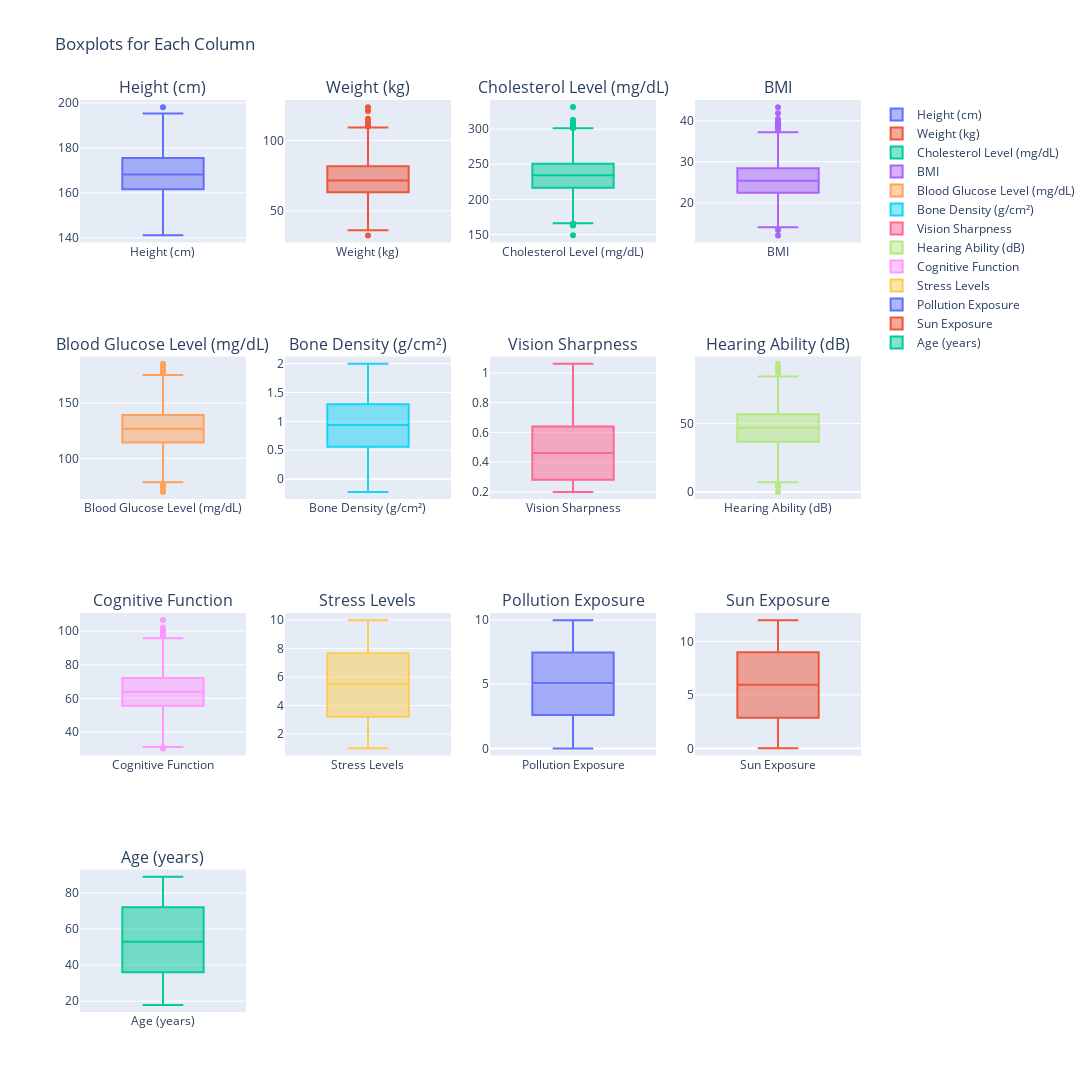

Notebook code for this chart:
### Markdown cell above
Now for checking the ouliers in the numeric columns of the dataset, I have printed the boxplot For each Column, So that the ouliers are now visible to us.

### Code cell
# Create a subplot grid
fig = make_subplots(rows=4, cols=4, subplot_titles=df_numeric.columns)

# Add a boxplot for each column in the grid
for i, col in enumerate(df_numeric.columns):
    row = (i // 4) + 1  # Row index (starting from 1)
    col_pos = (i % 4) + 1  # Column index (starting from 1)
    
    fig.add_trace(
        go.Box(y=df_numeric[col], name=col),
        row=row, col=col_pos
    )

# Update layout
fig.update_layout(height=1400, width=1400, title_text="Boxplots for Each Column")

# Show the plot
fig.show()

### Figure 1 — Plotly figure (JSON) as saved in the notebook; plotly's stock layout.template omitted (floating-point values rounded to 4 significant figures; data arrays with more than 128 entries replaced by an {"elided": "..."} marker saying what was removed)
{"data": [{"name": "Height (cm)", "type": "box", "xaxis": "x", "y": {"elided": "3000 float values"}, "yaxis": "y"}, {"name": "Weight (kg)", "type": "box", "xaxis": "x2", "y": {"elided": "3000 float values"}, "yaxis": "y2"}, {"name": "Cholesterol Level (mg/dL)", "type": "box", "xaxis": "x3", "y": {"elided": "3000 float values"}, "yaxis": "y3"}, {"name": "BMI", "type": "box", "xaxis": "x4", "y": {"elided": "3000 float values"}, "yaxis": "y4"}, {"name": "Blood Glucose Level (mg/dL)", "type": "box", "xaxis": "x5", "y": {"elided": "3000 float values"}, "yaxis": "y5"}, {"name": "Bone Density (g/cm²)", "type": "box", "xaxis": "x6", "y": {"elided": "3000 float values"}, "yaxis": "y6"}, {"name": "Vision Sharpness", "type": "box", "xaxis": "x7", "y": {"elided": "3000 float values"}, "yaxis": "y7"}, {"name": "Hearing Ability (dB)", "type": "box", "xaxis": "x8", "y": {"elided": "3000 float values"}, "yaxis": "y8"}, {"name": "Cognitive Function", "type": "box", "xaxis": "x9", "y": {"elided": "3000 float values"}, "yaxis": "y9"}, {"name": "Stress Levels", "type": "box", "xaxis": "x10", "y": {"elided": "3000 float values"}, "yaxis": "y10"}, {"name": "Pollution Exposure", "type": "box", "xaxis": "x11", "y": {"elided": "3000 float values"}, "yaxis": "y11"}, {"name": "Sun Exposure", "type": "box", "xaxis": "x12", "y": {"elided": "3000 float values"}, "yaxis": "y12"}, {"name": "Age (years)", "type": "box", "xaxis": "x13", "y": {"elided": "3000 int values"}, "yaxis": "y13"}], "layout": {"annotations": [{"font": {"size": 16}, "showarrow": false, "text": "Height (cm)", "x": 0.1062, "xanchor": "center", "xref": "paper", "y": 1, "yanchor": "bottom", "yref": "paper"}, {"font": {"size": 16}, "showarrow": false, "text": "Weight (kg)", "x": 0.3688, "xanchor": "center", "xref": "paper", "y": 1, "yanchor": "bottom", "yref": "paper"}, {"font": {"size": 16}, "showarrow": false, "text": "Cholesterol Level (mg/dL)", "x": 0.6313, "xanchor": "center", "xref": "paper", "y": 1, "yanchor": "bottom", "yref": "paper"}, {"font": {"size": 16}, "showarrow": false, "text": "BMI", "x": 0.8938, "xanchor": "center", "xref": "paper", "y": 1, "yanchor": "bottom", "yref": "paper"}, {"font": {"size": 16}, "showarrow": false, "text": "Blood Glucose Level (mg/dL)", "x": 0.1062, "xanchor": "center", "xref": "paper", "y": 0.7188, "yanchor": "bottom", "yref": "paper"}, {"font": {"size": 16}, "showarrow": false, "text": "Bone Density (g/cm²)", "x": 0.3688, "xanchor": "center", "xref": "paper", "y": 0.7188, "yanchor": "bottom", "yref": "paper"}, {"font": {"size": 16}, "showarrow": false, "text": "Vision Sharpness", "x": 0.6313, "xanchor": "center", "xref": "paper", "y": 0.7188, "yanchor": "bottom", "yref": "paper"}, {"font": {"size": 16}, "showarrow": false, "text": "Hearing Ability (dB)", "x": 0.8938, "xanchor": "center", "xref": "paper", "y": 0.7188, "yanchor": "bottom", "yref": "paper"}, {"font": {"size": 16}, "showarrow": false, "text": "Cognitive Function", "x": 0.1062, "xanchor": "center", "xref": "paper", "y": 0.4375, "yanchor": "bottom", "yref": "paper"}, {"font": {"size": 16}, "showarrow": false, "text": "Stress Levels", "x": 0.3688, "xanchor": "center", "xref": "paper", "y": 0.4375, "yanchor": "bottom", "yref": "paper"}, {"font": {"size": 16}, "showarrow": false, "text": "Pollution Exposure", "x": 0.6313, "xanchor": "center", "xref": "paper", "y": 0.4375, "yanchor": "bottom", "yref": "paper"}, {"font": {"size": 16}, "showarrow": false, "text": "Sun Exposure", "x": 0.8938, "xanchor": "center", "xref": "paper", "y": 0.4375, "yanchor": "bottom", "yref": "paper"}, {"font": {"size": 16}, "showarrow": false, "text": "Age (years)", "x": 0.1062, "xanchor": "center", "xref": "paper", "y": 0.1562, "yanchor": "bottom", "yref": "paper"}], "height": 1400, "title": {"text": "Boxplots for Each Column"}, "width": 1400, "xaxis": {"anchor": "y", "domain": [0, 0.2125]}, "xaxis10": {"anchor": "y10", "domain": [0.2625, 0.475]}, "xaxis11": {"anchor": "y11", "domain": [0.525, 0.7375]}, "xaxis12": {"anchor": "y12", "domain": [0.7875, 1]}, "xaxis13": {"anchor": "y13", "domain": [0, 0.2125]}, "xaxis14": {"anchor": "y14", "domain": [0.2625, 0.475]}, "xaxis15": {"anchor": "y15", "domain": [0.525, 0.7375]}, "xaxis16": {"anchor": "y16", "domain": [0.7875, 1]}, "xaxis2": {"anchor": "y2", "domain": [0.2625, 0.475]}, "xaxis3": {"anchor": "y3", "domain": [0.525, 0.7375]}, "xaxis4": {"anchor": "y4", "domain": [0.7875, 1]}, "xaxis5": {"anchor": "y5", "domain": [0, 0.2125]}, "xaxis6": {"anchor": "y6", "domain": [0.2625, 0.475]}, "xaxis7": {"anchor": "y7", "domain": [0.525, 0.7375]}, "xaxis8": {"anchor": "y8", "domain": [0.7875, 1]}, "xaxis9": {"anchor": "y9", "domain": [0, 0.2125]}, "yaxis": {"anchor": "x", "domain": [0.8438, 1]}, "yaxis10": {"anchor": "x10", "domain": [0.2812, 0.4375]}, "yaxis11": {"anchor": "x11", "domain": [0.2812, 0.4375]}, "yaxis12": {"anchor": "x12", "domain": [0.2812, 0.4375]}, "yaxis13": {"anchor": "x13", "domain": [0, 0.1562]}, "yaxis14": {"anchor": "x14", "domain": [0, 0.1562]}, "yaxis15": {"anchor": "x15", "domain": [0, 0.1562]}, "yaxis16": {"anchor": "x16", "domain": [0, 0.1562]}, "yaxis2": {"anchor": "x2", "domain": [0.8438, 1]}, "yaxis3": {"anchor": "x3", "domain": [0.8438, 1]}, "yaxis4": {"anchor": "x4", "domain": [0.8438, 1]}, "yaxis5": {"anchor": "x5", "domain": [0.5625, 0.7188]}, "yaxis6": {"anchor": "x6", "domain": [0.5625, 0.7188]}, "yaxis7": {"anchor": "x7", "domain": [0.5625, 0.7188]}, "yaxis8": {"anchor": "x8", "domain": [0.5625, 0.7188]}, "yaxis9": {"anchor": "x9", "domain": [0.2812, 0.4375]}}}
